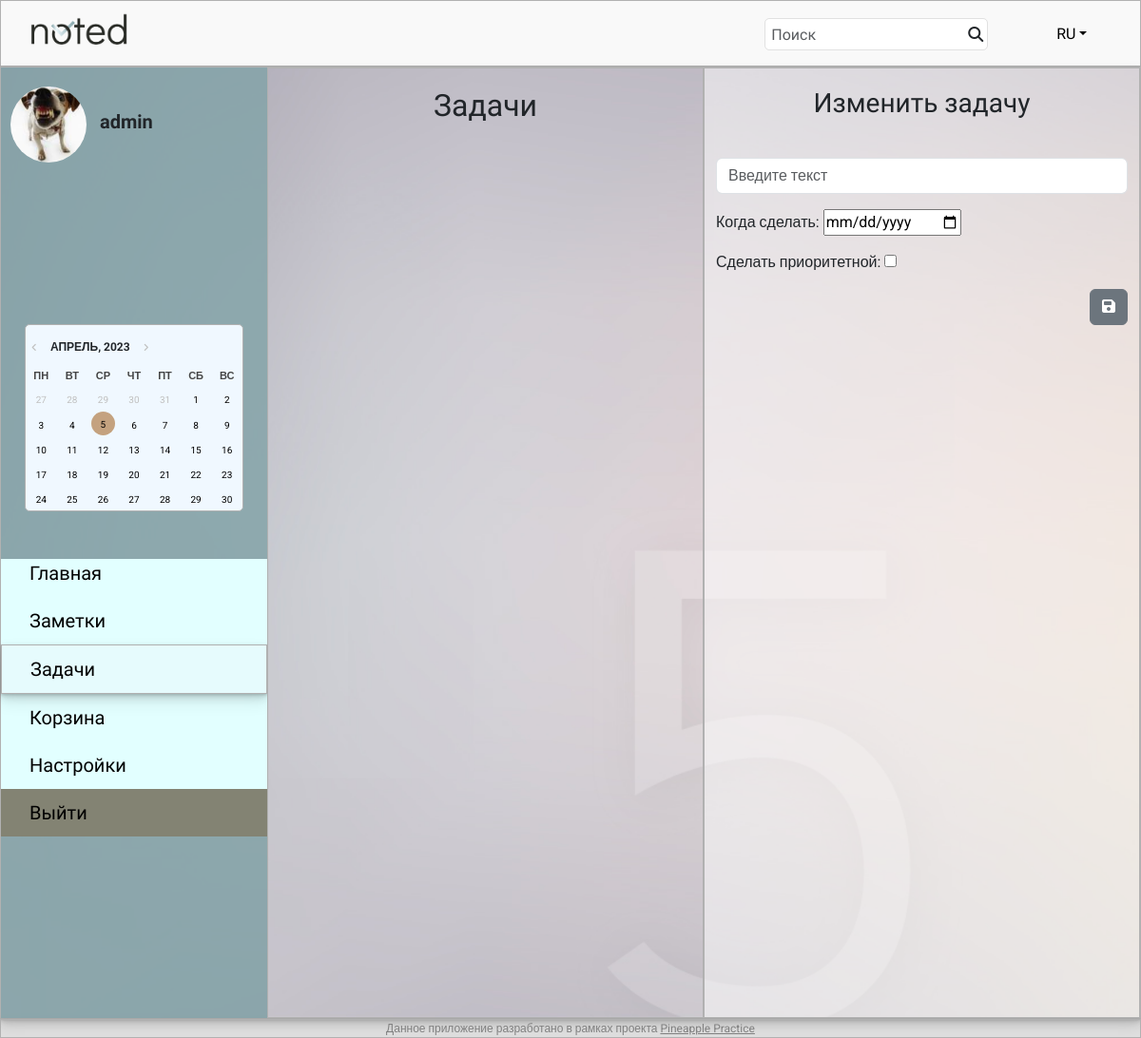
Before: /main/tasks/edit/45 (signed in) with the older database file.
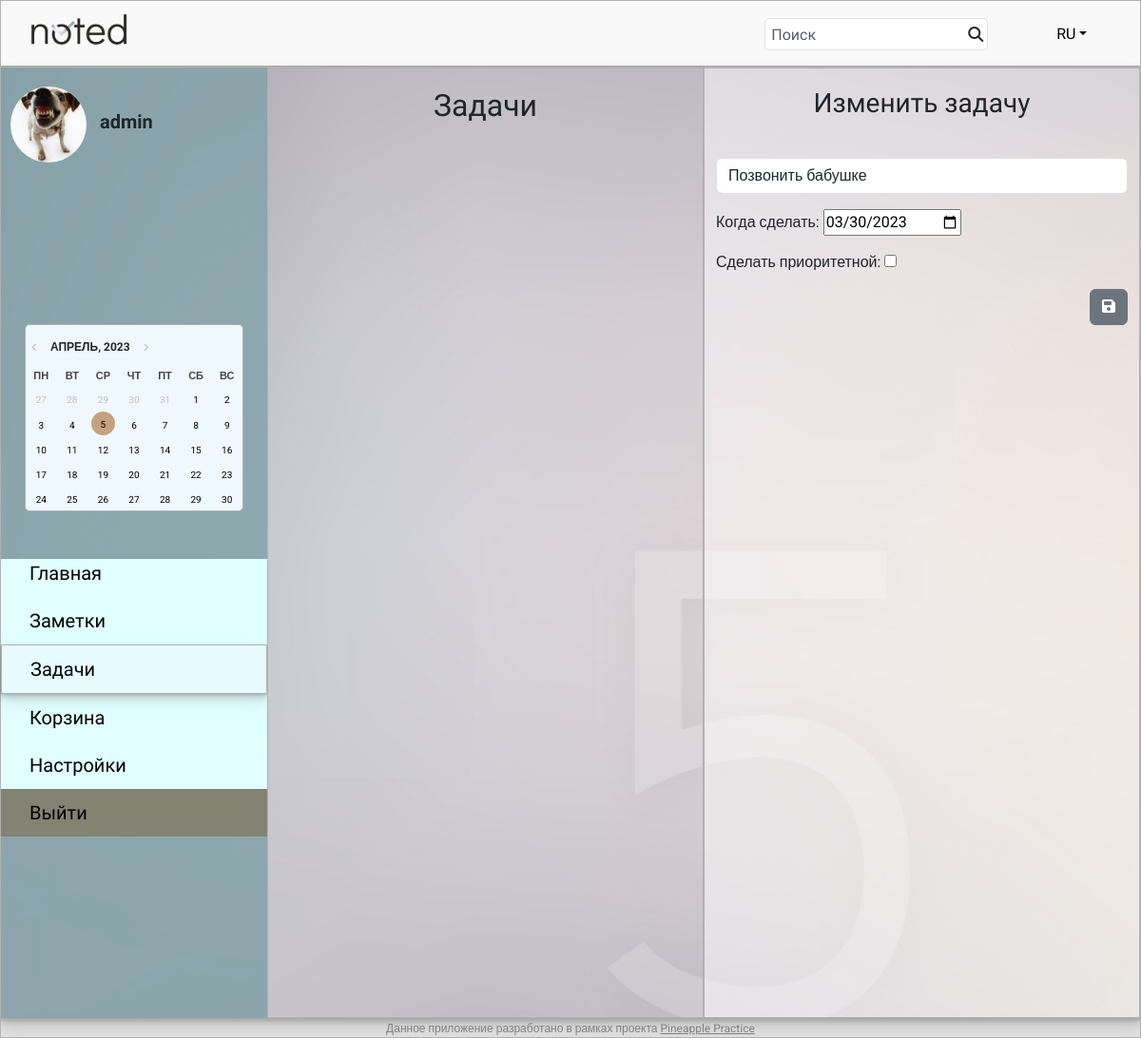
After: the same page with the newer database file.
### notes/models.py (models this page shows, shortened)
class Task(models.Model):
    task_title = models.CharField(max_length=1000)
    task_author = models.ForeignKey(User, on_delete=models.CASCADE)
    task_date = models.DateField()
    add_at = models.DateTimeField(blank=True)
    task_priority = models.BooleanField(default=False)
    task_deleted = models.BooleanField(default=False)
    task_trash = models.BooleanField(default=False)

### notes/views.py (the view, shortened to what this page needs)
# urls.py: path('tasks', all_tasks, name='tasks'),
@login_required
def all_tasks(request, pk=None):
    user = request.user
    today = datetime.date.today()
    tasks_active = Task.objects.filter(task_date=today, task_author=user, task_deleted=False, task_priority=False,
                                       task_trash=False).order_by('-add_at')
    tasks_deleted = Task.objects.filter(task_date=today, task_author=user, task_deleted=True, task_trash=False).order_by('add_at')
    tasks_important = Task.objects.filter(task_date=today, task_author=user, task_deleted=False, task_priority=True,
                                          task_trash=False).order_by('-add_at')
    try:
        task = Task.objects.get(id=pk)
        form = TaskForm(instance=task)
    except:
        form = TaskForm()
    return render(request, 'tasks.html', context={'today_tasks': tasks_active, 'tasks_deleted': tasks_deleted,
                                                      'tasks_important': tasks_important, 'form': form, 'task': pk})

### notes/forms.py
class TaskForm(ModelForm):
    task_title = forms.CharField(label='', widget=forms.TextInput(attrs={'class': 'form-control', 'placeholder': 'Введите текст'}))
    task_date = forms.DateField(label='Когда сделать:', widget=forms.widgets.DateInput(attrs={'type': 'date', 'class': 'date-widget'}))
    task_priority = forms.BooleanField(label='Сделать приоритетной', required=False, widget=forms.widgets.CheckboxInput(attrs={'class': 'check-priority'}))
    class Meta:
        model = Task
        fields = ['task_title', 'task_date', 'task_priority']

### templates/tasks.html (shortened to what this page needs)
{% extends "default.html" %}
{% block content %}
    <div class="container-xxl main-main">
        <div class="row">
            <div class="col-auto col-2 sidebar" style="width: 280px;">
                <div class="ava">
                    <img src="{{ request.user.userprofile.avatar.url }}" alt="Avatar" width="80" height="80" class="rounded-circle">
                    <span class="username">{{ request.user }}</span>
                </div>
                <div class="calendar-wrapper" style="margin-top: 170px;">
                    <button id="btnPrev" type="button" style="margin-top: 15px;"></button>
                    <h6 id="headCal"></h6>
                    <button id="btnNext" type="button"></button>
                    <div id="divCal"></div>
                </div>
                <div class="nav-list">
                    <ul style="list-style-type: none;">
                        <li style="padding-top: 0px;"><a href="{% url 'main' %}">Главная</a></li>
                        <li><a href="{% url 'notes' %}">Заметки</a></li>
                        <li class="current_page"><a href="{% url 'tasks' %}">Задачи</a></li>
                        <li><a href="{% url 'trash' %}">Корзина</a></li>
                        <li><a href="{% url 'user_settings' %}">Настройки</a></li>
                        <li style="background: rgba(108, 100, 81, 0.8);"><a href="{% url 'logout' %}">Выйти</a></li>
                    </ul>
                </div>
            </div>
            <div class="col" id="tasks-notes">
                <div class="row">
                    <div class="col-6 tasks">
                        <h2 style="text-align: center; font-family: 'Didact Gothic', sans-serif; margin-top: 20px; margin-bottom: 50px;">Задачи</h2>
                    </div>
                    <div class="col-6 notes" style="background: rgba(255, 255, 255, 0.5);">
                        <h3 style="text-align: center; font-family: 'Didact Gothic', sans-serif; margin-top: 20px; margin-bottom: 20px;">
                            {% if task %}
                                Изменить задачу
                            {% else %}
                                Добавить задачу
                            {% endif %}
                        </h3>
                        <form method="post" action="{{ request.path }}" class="form-area">
                            <div class="mb-3">
                                {{ form.as_p }}
                                <button type="submit" class="btn btn-secondary" style="float: right;">
                                    <i class="fa-solid fa-floppy-disk"></i>
                                </button>
                            </div>
                        </form>
                    </div>
                </div>
            </div>
        </div>
    </div>
{% endblock content %}

Changed rows visible on the page:
added Task: task_title "Позвонить бабушке", task_date "03/30/2023"
Other visible differences:
form field task_priority: "☐" → (not shown)
